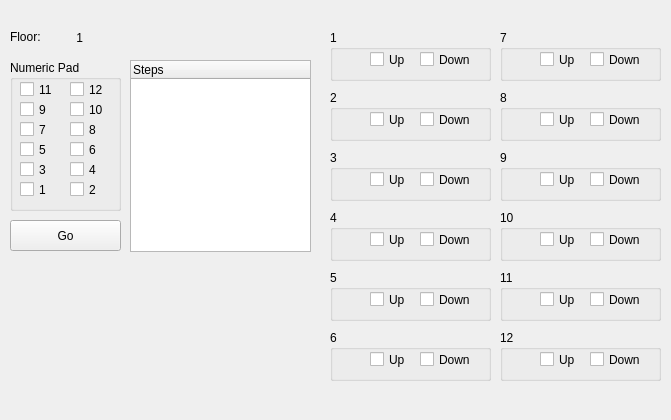
<?xml version="1.0" encoding="UTF-8"?>
<ui version="4.0">
 <class>MainWindow</class>
 <widget class="QMainWindow" name="MainWindow">
  <property name="geometry">
   <rect>
    <x>0</x>
    <y>0</y>
    <width>671</width>
    <height>420</height>
   </rect>
  </property>
  <property name="windowTitle">
   <string>MainWindow</string>
  </property>
  <widget class="QWidget" name="centralWidget">
   <widget class="QLabel" name="lblCurFloor">
    <property name="geometry">
     <rect>
      <x>62</x>
      <y>30</y>
      <width>21</width>
      <height>16</height>
     </rect>
    </property>
    <property name="text">
     <string>1</string>
    </property>
    <property name="alignment">
     <set>Qt::AlignRight|Qt::AlignTrailing|Qt::AlignVCenter</set>
    </property>
   </widget>
   <widget class="QLabel" name="lblDescription">
    <property name="geometry">
     <rect>
      <x>10</x>
      <y>30</y>
      <width>52</width>
      <height>14</height>
     </rect>
    </property>
    <property name="text">
     <string>Floor:</string>
    </property>
   </widget>
   <widget class="QGroupBox" name="groupBox">
    <property name="geometry">
     <rect>
      <x>10</x>
      <y>60</y>
      <width>111</width>
      <height>151</height>
     </rect>
    </property>
    <property name="title">
     <string>Numeric Pad</string>
    </property>
    <widget class="QCheckBox" name="npF1">
     <property name="geometry">
      <rect>
       <x>10</x>
       <y>120</y>
       <width>41</width>
       <height>19</height>
      </rect>
     </property>
     <property name="cursor">
      <cursorShape>PointingHandCursor</cursorShape>
     </property>
     <property name="text">
      <string>1</string>
     </property>
     <property name="checkable">
      <bool>true</bool>
     </property>
     <property name="checked">
      <bool>false</bool>
     </property>
    </widget>
    <widget class="QCheckBox" name="npF2">
     <property name="geometry">
      <rect>
       <x>60</x>
       <y>120</y>
       <width>41</width>
       <height>19</height>
      </rect>
     </property>
     <property name="cursor">
      <cursorShape>PointingHandCursor</cursorShape>
     </property>
     <property name="text">
      <string>2</string>
     </property>
    </widget>
    <widget class="QCheckBox" name="npF3">
     <property name="geometry">
      <rect>
       <x>10</x>
       <y>100</y>
       <width>41</width>
       <height>19</height>
      </rect>
     </property>
     <property name="cursor">
      <cursorShape>PointingHandCursor</cursorShape>
     </property>
     <property name="text">
      <string>3</string>
     </property>
    </widget>
    <widget class="QCheckBox" name="npF6">
     <property name="geometry">
      <rect>
       <x>60</x>
       <y>80</y>
       <width>41</width>
       <height>19</height>
      </rect>
     </property>
     <property name="cursor">
      <cursorShape>PointingHandCursor</cursorShape>
     </property>
     <property name="text">
      <string>6</string>
     </property>
    </widget>
    <widget class="QCheckBox" name="npF4">
     <property name="geometry">
      <rect>
       <x>60</x>
       <y>100</y>
       <width>41</width>
       <height>19</height>
      </rect>
     </property>
     <property name="cursor">
      <cursorShape>PointingHandCursor</cursorShape>
     </property>
     <property name="text">
      <string>4</string>
     </property>
    </widget>
    <widget class="QCheckBox" name="npF5">
     <property name="geometry">
      <rect>
       <x>10</x>
       <y>80</y>
       <width>41</width>
       <height>19</height>
      </rect>
     </property>
     <property name="cursor">
      <cursorShape>PointingHandCursor</cursorShape>
     </property>
     <property name="text">
      <string>5</string>
     </property>
    </widget>
    <widget class="QCheckBox" name="npF9">
     <property name="geometry">
      <rect>
       <x>10</x>
       <y>40</y>
       <width>41</width>
       <height>19</height>
      </rect>
     </property>
     <property name="cursor">
      <cursorShape>PointingHandCursor</cursorShape>
     </property>
     <property name="text">
      <string>9</string>
     </property>
    </widget>
    <widget class="QCheckBox" name="npF7">
     <property name="geometry">
      <rect>
       <x>10</x>
       <y>60</y>
       <width>41</width>
       <height>19</height>
      </rect>
     </property>
     <property name="cursor">
      <cursorShape>PointingHandCursor</cursorShape>
     </property>
     <property name="text">
      <string>7</string>
     </property>
    </widget>
    <widget class="QCheckBox" name="npF12">
     <property name="geometry">
      <rect>
       <x>60</x>
       <y>20</y>
       <width>41</width>
       <height>19</height>
      </rect>
     </property>
     <property name="cursor">
      <cursorShape>PointingHandCursor</cursorShape>
     </property>
     <property name="text">
      <string>12</string>
     </property>
    </widget>
    <widget class="QCheckBox" name="npF10">
     <property name="geometry">
      <rect>
       <x>60</x>
       <y>40</y>
       <width>51</width>
       <height>19</height>
      </rect>
     </property>
     <property name="cursor">
      <cursorShape>PointingHandCursor</cursorShape>
     </property>
     <property name="text">
      <string>10</string>
     </property>
    </widget>
    <widget class="QCheckBox" name="npF11">
     <property name="geometry">
      <rect>
       <x>10</x>
       <y>20</y>
       <width>41</width>
       <height>19</height>
      </rect>
     </property>
     <property name="cursor">
      <cursorShape>PointingHandCursor</cursorShape>
     </property>
     <property name="text">
      <string>11</string>
     </property>
    </widget>
    <widget class="QCheckBox" name="npF8">
     <property name="geometry">
      <rect>
       <x>60</x>
       <y>60</y>
       <width>41</width>
       <height>19</height>
      </rect>
     </property>
     <property name="cursor">
      <cursorShape>PointingHandCursor</cursorShape>
     </property>
     <property name="text">
      <string>8</string>
     </property>
    </widget>
   </widget>
   <widget class="QPushButton" name="btnGo">
    <property name="geometry">
     <rect>
      <x>10</x>
      <y>220</y>
      <width>111</width>
      <height>31</height>
     </rect>
    </property>
    <property name="cursor">
     <cursorShape>PointingHandCursor</cursorShape>
    </property>
    <property name="text">
     <string>Go</string>
    </property>
   </widget>
   <widget class="QTreeWidget" name="treeSteps">
    <property name="geometry">
     <rect>
      <x>130</x>
      <y>60</y>
      <width>181</width>
      <height>192</height>
     </rect>
    </property>
    <column>
     <property name="text">
      <string>Steps</string>
     </property>
    </column>
   </widget>
   <widget class="QGroupBox" name="gB1">
    <property name="geometry">
     <rect>
      <x>330</x>
      <y>30</y>
      <width>161</width>
      <height>51</height>
     </rect>
    </property>
    <property name="title">
     <string>1</string>
    </property>
    <widget class="QCheckBox" name="u1">
     <property name="geometry">
      <rect>
       <x>40</x>
       <y>20</y>
       <width>51</width>
       <height>19</height>
      </rect>
     </property>
     <property name="cursor">
      <cursorShape>PointingHandCursor</cursorShape>
     </property>
     <property name="text">
      <string>Up</string>
     </property>
    </widget>
    <widget class="QCheckBox" name="d1">
     <property name="geometry">
      <rect>
       <x>90</x>
       <y>20</y>
       <width>71</width>
       <height>19</height>
      </rect>
     </property>
     <property name="cursor">
      <cursorShape>PointingHandCursor</cursorShape>
     </property>
     <property name="text">
      <string>Down</string>
     </property>
    </widget>
    <widget class="QPushButton" name="pB1">
     <property name="enabled">
      <bool>true</bool>
     </property>
     <property name="geometry">
      <rect>
       <x>10</x>
       <y>20</y>
       <width>21</width>
       <height>21</height>
      </rect>
     </property>
     <property name="text">
      <string/>
     </property>
     <property name="icon">
      <iconset resource="icons.qrc">
       <normaloff>:/new/prefix1/greencircle</normaloff>:/new/prefix1/greencircle</iconset>
     </property>
     <property name="flat">
      <bool>true</bool>
     </property>
    </widget>
   </widget>
   <widget class="QGroupBox" name="gB2">
    <property name="geometry">
     <rect>
      <x>330</x>
      <y>90</y>
      <width>161</width>
      <height>51</height>
     </rect>
    </property>
    <property name="title">
     <string>2</string>
    </property>
    <widget class="QCheckBox" name="u2">
     <property name="geometry">
      <rect>
       <x>40</x>
       <y>20</y>
       <width>51</width>
       <height>19</height>
      </rect>
     </property>
     <property name="cursor">
      <cursorShape>PointingHandCursor</cursorShape>
     </property>
     <property name="text">
      <string>Up</string>
     </property>
    </widget>
    <widget class="QCheckBox" name="d2">
     <property name="geometry">
      <rect>
       <x>90</x>
       <y>20</y>
       <width>71</width>
       <height>19</height>
      </rect>
     </property>
     <property name="cursor">
      <cursorShape>PointingHandCursor</cursorShape>
     </property>
     <property name="text">
      <string>Down</string>
     </property>
    </widget>
    <widget class="QPushButton" name="pB2">
     <property name="enabled">
      <bool>false</bool>
     </property>
     <property name="geometry">
      <rect>
       <x>10</x>
       <y>20</y>
       <width>21</width>
       <height>21</height>
      </rect>
     </property>
     <property name="text">
      <string/>
     </property>
     <property name="icon">
      <iconset resource="icons.qrc">
       <normaloff>:/new/prefix1/greencircle</normaloff>:/new/prefix1/greencircle</iconset>
     </property>
     <property name="flat">
      <bool>true</bool>
     </property>
    </widget>
   </widget>
   <widget class="QGroupBox" name="gB3">
    <property name="geometry">
     <rect>
      <x>330</x>
      <y>150</y>
      <width>161</width>
      <height>51</height>
     </rect>
    </property>
    <property name="title">
     <string>3</string>
    </property>
    <widget class="QCheckBox" name="u3">
     <property name="geometry">
      <rect>
       <x>40</x>
       <y>20</y>
       <width>51</width>
       <height>19</height>
      </rect>
     </property>
     <property name="cursor">
      <cursorShape>PointingHandCursor</cursorShape>
     </property>
     <property name="text">
      <string>Up</string>
     </property>
    </widget>
    <widget class="QCheckBox" name="d3">
     <property name="geometry">
      <rect>
       <x>90</x>
       <y>20</y>
       <width>71</width>
       <height>19</height>
      </rect>
     </property>
     <property name="cursor">
      <cursorShape>PointingHandCursor</cursorShape>
     </property>
     <property name="text">
      <string>Down</string>
     </property>
    </widget>
    <widget class="QPushButton" name="pB3">
     <property name="enabled">
      <bool>false</bool>
     </property>
     <property name="geometry">
      <rect>
       <x>10</x>
       <y>20</y>
       <width>21</width>
       <height>21</height>
      </rect>
     </property>
     <property name="text">
      <string/>
     </property>
     <property name="icon">
      <iconset resource="icons.qrc">
       <normaloff>:/new/prefix1/greencircle</normaloff>:/new/prefix1/greencircle</iconset>
     </property>
     <property name="flat">
      <bool>true</bool>
     </property>
    </widget>
   </widget>
   <widget class="QGroupBox" name="gB4">
    <property name="geometry">
     <rect>
      <x>330</x>
      <y>210</y>
      <width>161</width>
      <height>51</height>
     </rect>
    </property>
    <property name="title">
     <string>4</string>
    </property>
    <widget class="QCheckBox" name="u4">
     <property name="geometry">
      <rect>
       <x>40</x>
       <y>20</y>
       <width>51</width>
       <height>19</height>
      </rect>
     </property>
     <property name="cursor">
      <cursorShape>PointingHandCursor</cursorShape>
     </property>
     <property name="text">
      <string>Up</string>
     </property>
    </widget>
    <widget class="QCheckBox" name="d4">
     <property name="geometry">
      <rect>
       <x>90</x>
       <y>20</y>
       <width>71</width>
       <height>19</height>
      </rect>
     </property>
     <property name="cursor">
      <cursorShape>PointingHandCursor</cursorShape>
     </property>
     <property name="text">
      <string>Down</string>
     </property>
    </widget>
    <widget class="QPushButton" name="pB4">
     <property name="enabled">
      <bool>false</bool>
     </property>
     <property name="geometry">
      <rect>
       <x>10</x>
       <y>20</y>
       <width>21</width>
       <height>21</height>
      </rect>
     </property>
     <property name="text">
      <string/>
     </property>
     <property name="icon">
      <iconset resource="icons.qrc">
       <normaloff>:/new/prefix1/greencircle</normaloff>:/new/prefix1/greencircle</iconset>
     </property>
     <property name="flat">
      <bool>true</bool>
     </property>
    </widget>
   </widget>
   <widget class="QGroupBox" name="gB5">
    <property name="geometry">
     <rect>
      <x>330</x>
      <y>270</y>
      <width>161</width>
      <height>51</height>
     </rect>
    </property>
    <property name="title">
     <string>5</string>
    </property>
    <widget class="QCheckBox" name="u5">
     <property name="geometry">
      <rect>
       <x>40</x>
       <y>20</y>
       <width>51</width>
       <height>19</height>
      </rect>
     </property>
     <property name="cursor">
      <cursorShape>PointingHandCursor</cursorShape>
     </property>
     <property name="text">
      <string>Up</string>
     </property>
    </widget>
    <widget class="QCheckBox" name="d5">
     <property name="geometry">
      <rect>
       <x>90</x>
       <y>20</y>
       <width>71</width>
       <height>19</height>
      </rect>
     </property>
     <property name="cursor">
      <cursorShape>PointingHandCursor</cursorShape>
     </property>
     <property name="text">
      <string>Down</string>
     </property>
    </widget>
    <widget class="QPushButton" name="pB5">
     <property name="enabled">
      <bool>false</bool>
     </property>
     <property name="geometry">
      <rect>
       <x>10</x>
       <y>20</y>
       <width>21</width>
       <height>21</height>
      </rect>
     </property>
     <property name="text">
      <string/>
     </property>
     <property name="icon">
      <iconset resource="icons.qrc">
       <normaloff>:/new/prefix1/greencircle</normaloff>:/new/prefix1/greencircle</iconset>
     </property>
     <property name="flat">
      <bool>true</bool>
     </property>
    </widget>
   </widget>
   <widget class="QGroupBox" name="gB6">
    <property name="geometry">
     <rect>
      <x>330</x>
      <y>330</y>
      <width>161</width>
      <height>51</height>
     </rect>
    </property>
    <property name="title">
     <string>6</string>
    </property>
    <widget class="QCheckBox" name="u6">
     <property name="geometry">
      <rect>
       <x>40</x>
       <y>20</y>
       <width>51</width>
       <height>19</height>
      </rect>
     </property>
     <property name="cursor">
      <cursorShape>PointingHandCursor</cursorShape>
     </property>
     <property name="text">
      <string>Up</string>
     </property>
    </widget>
    <widget class="QCheckBox" name="d6">
     <property name="geometry">
      <rect>
       <x>90</x>
       <y>20</y>
       <width>71</width>
       <height>19</height>
      </rect>
     </property>
     <property name="cursor">
      <cursorShape>PointingHandCursor</cursorShape>
     </property>
     <property name="text">
      <string>Down</string>
     </property>
    </widget>
    <widget class="QPushButton" name="pB6">
     <property name="enabled">
      <bool>false</bool>
     </property>
     <property name="geometry">
      <rect>
       <x>10</x>
       <y>20</y>
       <width>21</width>
       <height>21</height>
      </rect>
     </property>
     <property name="text">
      <string/>
     </property>
     <property name="icon">
      <iconset resource="icons.qrc">
       <normaloff>:/new/prefix1/greencircle</normaloff>:/new/prefix1/greencircle</iconset>
     </property>
     <property name="flat">
      <bool>true</bool>
     </property>
    </widget>
   </widget>
   <widget class="QGroupBox" name="gB10">
    <property name="geometry">
     <rect>
      <x>500</x>
      <y>210</y>
      <width>161</width>
      <height>51</height>
     </rect>
    </property>
    <property name="title">
     <string>10</string>
    </property>
    <widget class="QCheckBox" name="u10">
     <property name="geometry">
      <rect>
       <x>40</x>
       <y>20</y>
       <width>51</width>
       <height>19</height>
      </rect>
     </property>
     <property name="cursor">
      <cursorShape>PointingHandCursor</cursorShape>
     </property>
     <property name="text">
      <string>Up</string>
     </property>
    </widget>
    <widget class="QCheckBox" name="d10">
     <property name="geometry">
      <rect>
       <x>90</x>
       <y>20</y>
       <width>71</width>
       <height>19</height>
      </rect>
     </property>
     <property name="cursor">
      <cursorShape>PointingHandCursor</cursorShape>
     </property>
     <property name="text">
      <string>Down</string>
     </property>
    </widget>
    <widget class="QPushButton" name="pB10">
     <property name="enabled">
      <bool>false</bool>
     </property>
     <property name="geometry">
      <rect>
       <x>10</x>
       <y>20</y>
       <width>21</width>
       <height>21</height>
      </rect>
     </property>
     <property name="text">
      <string/>
     </property>
     <property name="icon">
      <iconset resource="icons.qrc">
       <normaloff>:/new/prefix1/greencircle</normaloff>:/new/prefix1/greencircle</iconset>
     </property>
     <property name="flat">
      <bool>true</bool>
     </property>
    </widget>
   </widget>
   <widget class="QGroupBox" name="gB7">
    <property name="geometry">
     <rect>
      <x>500</x>
      <y>30</y>
      <width>161</width>
      <height>51</height>
     </rect>
    </property>
    <property name="title">
     <string>7</string>
    </property>
    <widget class="QCheckBox" name="u7">
     <property name="geometry">
      <rect>
       <x>40</x>
       <y>20</y>
       <width>51</width>
       <height>19</height>
      </rect>
     </property>
     <property name="cursor">
      <cursorShape>PointingHandCursor</cursorShape>
     </property>
     <property name="text">
      <string>Up</string>
     </property>
    </widget>
    <widget class="QCheckBox" name="d7">
     <property name="geometry">
      <rect>
       <x>90</x>
       <y>20</y>
       <width>71</width>
       <height>19</height>
      </rect>
     </property>
     <property name="cursor">
      <cursorShape>PointingHandCursor</cursorShape>
     </property>
     <property name="text">
      <string>Down</string>
     </property>
    </widget>
    <widget class="QPushButton" name="pB7">
     <property name="enabled">
      <bool>false</bool>
     </property>
     <property name="geometry">
      <rect>
       <x>10</x>
       <y>20</y>
       <width>21</width>
       <height>21</height>
      </rect>
     </property>
     <property name="text">
      <string/>
     </property>
     <property name="icon">
      <iconset resource="icons.qrc">
       <normaloff>:/new/prefix1/greencircle</normaloff>:/new/prefix1/greencircle</iconset>
     </property>
     <property name="flat">
      <bool>true</bool>
     </property>
    </widget>
   </widget>
   <widget class="QGroupBox" name="gB8">
    <property name="geometry">
     <rect>
      <x>500</x>
      <y>90</y>
      <width>161</width>
      <height>51</height>
     </rect>
    </property>
    <property name="title">
     <string>8</string>
    </property>
    <widget class="QCheckBox" name="u8">
     <property name="geometry">
      <rect>
       <x>40</x>
       <y>20</y>
       <width>51</width>
       <height>19</height>
      </rect>
     </property>
     <property name="cursor">
      <cursorShape>PointingHandCursor</cursorShape>
     </property>
     <property name="text">
      <string>Up</string>
     </property>
    </widget>
    <widget class="QCheckBox" name="d8">
     <property name="geometry">
      <rect>
       <x>90</x>
       <y>20</y>
       <width>71</width>
       <height>19</height>
      </rect>
     </property>
     <property name="cursor">
      <cursorShape>PointingHandCursor</cursorShape>
     </property>
     <property name="text">
      <string>Down</string>
     </property>
    </widget>
    <widget class="QPushButton" name="pB8">
     <property name="enabled">
      <bool>false</bool>
     </property>
     <property name="geometry">
      <rect>
       <x>10</x>
       <y>20</y>
       <width>21</width>
       <height>21</height>
      </rect>
     </property>
     <property name="text">
      <string/>
     </property>
     <property name="icon">
      <iconset resource="icons.qrc">
       <normaloff>:/new/prefix1/greencircle</normaloff>:/new/prefix1/greencircle</iconset>
     </property>
     <property name="flat">
      <bool>true</bool>
     </property>
    </widget>
   </widget>
   <widget class="QGroupBox" name="gB9">
    <property name="geometry">
     <rect>
      <x>500</x>
      <y>150</y>
      <width>161</width>
      <height>51</height>
     </rect>
    </property>
    <property name="title">
     <string>9</string>
    </property>
    <widget class="QCheckBox" name="u9">
     <property name="geometry">
      <rect>
       <x>40</x>
       <y>20</y>
       <width>51</width>
       <height>19</height>
      </rect>
     </property>
     <property name="cursor">
      <cursorShape>PointingHandCursor</cursorShape>
     </property>
     <property name="text">
      <string>Up</string>
     </property>
    </widget>
    <widget class="QCheckBox" name="d9">
     <property name="geometry">
      <rect>
       <x>90</x>
       <y>20</y>
       <width>71</width>
       <height>19</height>
      </rect>
     </property>
     <property name="cursor">
      <cursorShape>PointingHandCursor</cursorShape>
     </property>
     <property name="text">
      <string>Down</string>
     </property>
    </widget>
    <widget class="QPushButton" name="pB9">
     <property name="enabled">
      <bool>false</bool>
     </property>
     <property name="geometry">
      <rect>
       <x>10</x>
       <y>20</y>
       <width>21</width>
       <height>21</height>
      </rect>
     </property>
     <property name="text">
      <string/>
     </property>
     <property name="icon">
      <iconset resource="icons.qrc">
       <normaloff>:/new/prefix1/greencircle</normaloff>:/new/prefix1/greencircle</iconset>
     </property>
     <property name="flat">
      <bool>true</bool>
     </property>
    </widget>
   </widget>
   <widget class="QGroupBox" name="gB11">
    <property name="geometry">
     <rect>
      <x>500</x>
      <y>270</y>
      <width>161</width>
      <height>51</height>
     </rect>
    </property>
    <property name="title">
     <string>11</string>
    </property>
    <widget class="QCheckBox" name="u11">
     <property name="geometry">
      <rect>
       <x>40</x>
       <y>20</y>
       <width>51</width>
       <height>19</height>
      </rect>
     </property>
     <property name="cursor">
      <cursorShape>PointingHandCursor</cursorShape>
     </property>
     <property name="text">
      <string>Up</string>
     </property>
    </widget>
    <widget class="QCheckBox" name="d11">
     <property name="geometry">
      <rect>
       <x>90</x>
       <y>20</y>
       <width>71</width>
       <height>19</height>
      </rect>
     </property>
     <property name="cursor">
      <cursorShape>PointingHandCursor</cursorShape>
     </property>
     <property name="text">
      <string>Down</string>
     </property>
    </widget>
    <widget class="QPushButton" name="pB11">
     <property name="enabled">
      <bool>false</bool>
     </property>
     <property name="geometry">
      <rect>
       <x>10</x>
       <y>20</y>
       <width>21</width>
       <height>21</height>
      </rect>
     </property>
     <property name="text">
      <string/>
     </property>
     <property name="icon">
      <iconset resource="icons.qrc">
       <normaloff>:/new/prefix1/greencircle</normaloff>:/new/prefix1/greencircle</iconset>
     </property>
     <property name="flat">
      <bool>true</bool>
     </property>
    </widget>
   </widget>
   <widget class="QGroupBox" name="gB12">
    <property name="geometry">
     <rect>
      <x>500</x>
      <y>330</y>
      <width>161</width>
      <height>51</height>
     </rect>
    </property>
    <property name="title">
     <string>12</string>
    </property>
    <widget class="QCheckBox" name="u12">
     <property name="geometry">
      <rect>
       <x>40</x>
       <y>20</y>
       <width>51</width>
       <height>19</height>
      </rect>
     </property>
     <property name="cursor">
      <cursorShape>PointingHandCursor</cursorShape>
     </property>
     <property name="text">
      <string>Up</string>
     </property>
    </widget>
    <widget class="QCheckBox" name="d12">
     <property name="geometry">
      <rect>
       <x>90</x>
       <y>20</y>
       <width>71</width>
       <height>19</height>
      </rect>
     </property>
     <property name="cursor">
      <cursorShape>PointingHandCursor</cursorShape>
     </property>
     <property name="text">
      <string>Down</string>
     </property>
    </widget>
    <widget class="QPushButton" name="pB12">
     <property name="enabled">
      <bool>false</bool>
     </property>
     <property name="geometry">
      <rect>
       <x>10</x>
       <y>20</y>
       <width>21</width>
       <height>21</height>
      </rect>
     </property>
     <property name="text">
      <string/>
     </property>
     <property name="icon">
      <iconset resource="icons.qrc">
       <normaloff>:/new/prefix1/greencircle</normaloff>:/new/prefix1/greencircle</iconset>
     </property>
     <property name="flat">
      <bool>true</bool>
     </property>
    </widget>
   </widget>
  </widget>
 </widget>
 <layoutdefault spacing="6" margin="11"/>
 <tabstops>
  <tabstop>npF1</tabstop>
  <tabstop>npF2</tabstop>
  <tabstop>npF3</tabstop>
  <tabstop>npF4</tabstop>
  <tabstop>npF5</tabstop>
  <tabstop>npF6</tabstop>
  <tabstop>npF7</tabstop>
  <tabstop>npF8</tabstop>
  <tabstop>npF9</tabstop>
  <tabstop>npF10</tabstop>
  <tabstop>npF11</tabstop>
  <tabstop>npF12</tabstop>
  <tabstop>btnGo</tabstop>
  <tabstop>u1</tabstop>
  <tabstop>d1</tabstop>
  <tabstop>pB1</tabstop>
  <tabstop>u2</tabstop>
  <tabstop>d2</tabstop>
  <tabstop>pB2</tabstop>
  <tabstop>u3</tabstop>
  <tabstop>d3</tabstop>
  <tabstop>pB3</tabstop>
  <tabstop>u4</tabstop>
  <tabstop>d4</tabstop>
  <tabstop>pB4</tabstop>
  <tabstop>u5</tabstop>
  <tabstop>d5</tabstop>
  <tabstop>pB5</tabstop>
  <tabstop>u6</tabstop>
  <tabstop>d6</tabstop>
  <tabstop>pB6</tabstop>
  <tabstop>u10</tabstop>
  <tabstop>d10</tabstop>
  <tabstop>pB10</tabstop>
  <tabstop>u7</tabstop>
  <tabstop>d7</tabstop>
  <tabstop>pB7</tabstop>
  <tabstop>u8</tabstop>
  <tabstop>d8</tabstop>
  <tabstop>pB8</tabstop>
  <tabstop>u9</tabstop>
  <tabstop>d9</tabstop>
  <tabstop>pB9</tabstop>
  <tabstop>u11</tabstop>
  <tabstop>d11</tabstop>
  <tabstop>pB11</tabstop>
  <tabstop>u12</tabstop>
  <tabstop>d12</tabstop>
  <tabstop>pB12</tabstop>
  <tabstop>treeSteps</tabstop>
 </tabstops>
 <resources>
  <include location="icons.qrc"/>
 </resources>
 <connections/>
</ui>
